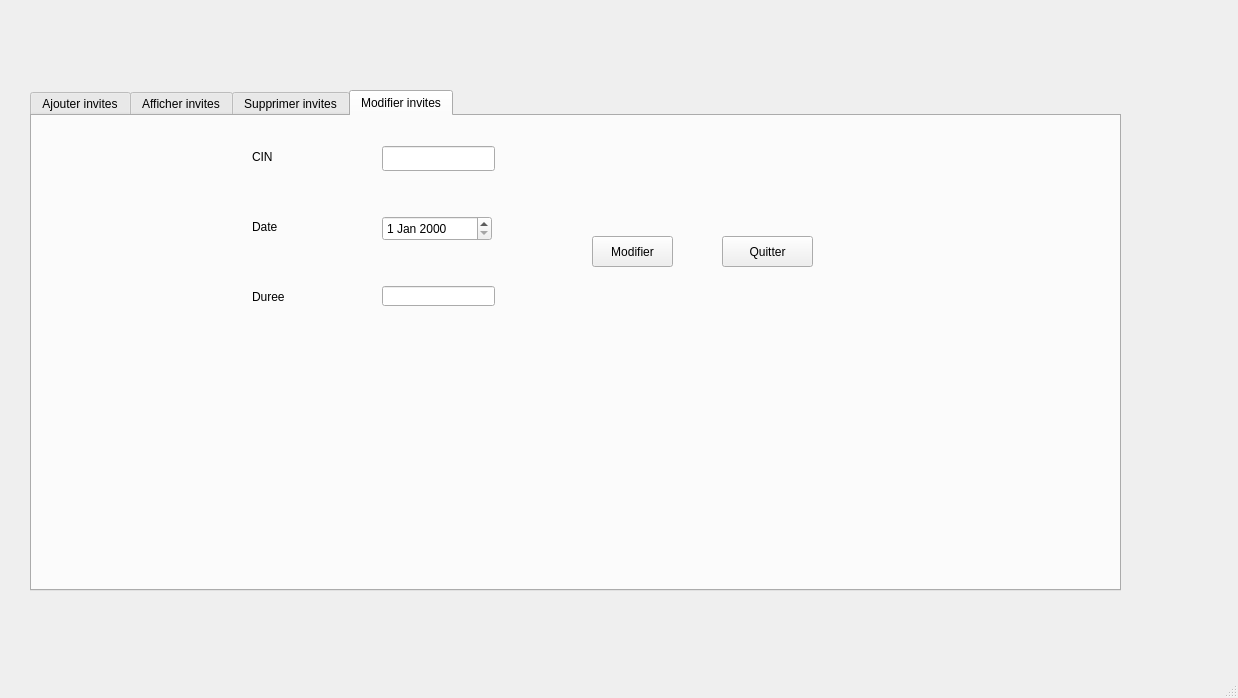
<?xml version="1.0" encoding="UTF-8"?>
<ui version="4.0">
 <class>MainWindow</class>
 <widget class="QMainWindow" name="MainWindow">
  <property name="geometry">
   <rect>
    <x>0</x>
    <y>0</y>
    <width>1238</width>
    <height>698</height>
   </rect>
  </property>
  <property name="windowTitle">
   <string>MainWindow</string>
  </property>
  <widget class="QWidget" name="centralwidget">
   <widget class="QTabWidget" name="tabWidget">
    <property name="geometry">
     <rect>
      <x>30</x>
      <y>90</y>
      <width>1091</width>
      <height>501</height>
     </rect>
    </property>
    <property name="currentIndex">
     <number>3</number>
    </property>
    <widget class="QWidget" name="Ajouter_invites">
     <attribute name="title">
      <string>Ajouter invites</string>
     </attribute>
     <widget class="QLineEdit" name="le_cin">
      <property name="geometry">
       <rect>
        <x>170</x>
        <y>40</y>
        <width>113</width>
        <height>20</height>
       </rect>
      </property>
     </widget>
     <widget class="QDateEdit" name="la_date">
      <property name="geometry">
       <rect>
        <x>180</x>
        <y>190</y>
        <width>110</width>
        <height>25</height>
       </rect>
      </property>
     </widget>
     <widget class="QLineEdit" name="Num_tel">
      <property name="geometry">
       <rect>
        <x>180</x>
        <y>230</y>
        <width>113</width>
        <height>20</height>
       </rect>
      </property>
     </widget>
     <widget class="QLabel" name="label_date">
      <property name="geometry">
       <rect>
        <x>40</x>
        <y>190</y>
        <width>51</width>
        <height>21</height>
       </rect>
      </property>
      <property name="text">
       <string>Date</string>
      </property>
     </widget>
     <widget class="QLabel" name="label_metier">
      <property name="geometry">
       <rect>
        <x>40</x>
        <y>160</y>
        <width>71</width>
        <height>21</height>
       </rect>
      </property>
      <property name="text">
       <string>Metier</string>
      </property>
     </widget>
     <widget class="QLabel" name="label_Nom">
      <property name="geometry">
       <rect>
        <x>40</x>
        <y>80</y>
        <width>51</width>
        <height>21</height>
       </rect>
      </property>
      <property name="text">
       <string>Nom</string>
      </property>
     </widget>
     <widget class="QPushButton" name="ajouter">
      <property name="geometry">
       <rect>
        <x>390</x>
        <y>180</y>
        <width>81</width>
        <height>31</height>
       </rect>
      </property>
      <property name="text">
       <string>Ajouter</string>
      </property>
     </widget>
     <widget class="QLineEdit" name="mail">
      <property name="geometry">
       <rect>
        <x>180</x>
        <y>270</y>
        <width>113</width>
        <height>20</height>
       </rect>
      </property>
     </widget>
     <widget class="QLabel" name="label_cin">
      <property name="geometry">
       <rect>
        <x>40</x>
        <y>40</y>
        <width>71</width>
        <height>21</height>
       </rect>
      </property>
      <property name="text">
       <string>CIN</string>
      </property>
     </widget>
     <widget class="QLabel" name="label_prenom">
      <property name="geometry">
       <rect>
        <x>30</x>
        <y>120</y>
        <width>61</width>
        <height>21</height>
       </rect>
      </property>
      <property name="text">
       <string>Prénom</string>
      </property>
     </widget>
     <widget class="QLineEdit" name="le_nom">
      <property name="geometry">
       <rect>
        <x>170</x>
        <y>70</y>
        <width>113</width>
        <height>20</height>
       </rect>
      </property>
     </widget>
     <widget class="QLineEdit" name="le_metier">
      <property name="geometry">
       <rect>
        <x>170</x>
        <y>150</y>
        <width>113</width>
        <height>20</height>
       </rect>
      </property>
     </widget>
     <widget class="QLineEdit" name="le_prenom">
      <property name="geometry">
       <rect>
        <x>170</x>
        <y>110</y>
        <width>113</width>
        <height>20</height>
       </rect>
      </property>
     </widget>
     <widget class="QLabel" name="label_Num_tel">
      <property name="geometry">
       <rect>
        <x>40</x>
        <y>230</y>
        <width>61</width>
        <height>21</height>
       </rect>
      </property>
      <property name="text">
       <string>Num_tel</string>
      </property>
     </widget>
     <widget class="QLabel" name="label_Mail">
      <property name="geometry">
       <rect>
        <x>40</x>
        <y>270</y>
        <width>61</width>
        <height>21</height>
       </rect>
      </property>
      <property name="text">
       <string>Mail</string>
      </property>
     </widget>
     <widget class="QLineEdit" name="la_duree">
      <property name="geometry">
       <rect>
        <x>180</x>
        <y>320</y>
        <width>113</width>
        <height>20</height>
       </rect>
      </property>
     </widget>
     <widget class="QLabel" name="label_Duree">
      <property name="geometry">
       <rect>
        <x>40</x>
        <y>330</y>
        <width>61</width>
        <height>21</height>
       </rect>
      </property>
      <property name="text">
       <string>Duree</string>
      </property>
     </widget>
     <widget class="QPushButton" name="quitter_ajout">
      <property name="geometry">
       <rect>
        <x>530</x>
        <y>180</y>
        <width>91</width>
        <height>31</height>
       </rect>
      </property>
      <property name="text">
       <string>Quitter</string>
      </property>
     </widget>
    </widget>
    <widget class="QWidget" name="Afficher_invites">
     <attribute name="title">
      <string>Afficher invites</string>
     </attribute>
     <widget class="QTableView" name="afficher">
      <property name="geometry">
       <rect>
        <x>20</x>
        <y>10</y>
        <width>1041</width>
        <height>471</height>
       </rect>
      </property>
     </widget>
    </widget>
    <widget class="QWidget" name="Supprimer_invites">
     <attribute name="title">
      <string>Supprimer invites</string>
     </attribute>
     <widget class="QLineEdit" name="le_cin_supp">
      <property name="geometry">
       <rect>
        <x>210</x>
        <y>50</y>
        <width>113</width>
        <height>20</height>
       </rect>
      </property>
     </widget>
     <widget class="QPushButton" name="supprimer">
      <property name="geometry">
       <rect>
        <x>440</x>
        <y>50</y>
        <width>91</width>
        <height>31</height>
       </rect>
      </property>
      <property name="text">
       <string>Supprimer</string>
      </property>
     </widget>
     <widget class="QLabel" name="label_cin_supp">
      <property name="geometry">
       <rect>
        <x>80</x>
        <y>50</y>
        <width>71</width>
        <height>21</height>
       </rect>
      </property>
      <property name="text">
       <string>CIN</string>
      </property>
     </widget>
     <widget class="QPushButton" name="quitter_supp">
      <property name="geometry">
       <rect>
        <x>230</x>
        <y>120</y>
        <width>91</width>
        <height>31</height>
       </rect>
      </property>
      <property name="text">
       <string>Quitter</string>
      </property>
     </widget>
    </widget>
    <widget class="QWidget" name="Modifier_invites">
     <attribute name="title">
      <string>Modifier invites</string>
     </attribute>
     <widget class="QLabel" name="label_cin_modif">
      <property name="geometry">
       <rect>
        <x>220</x>
        <y>30</y>
        <width>71</width>
        <height>21</height>
       </rect>
      </property>
      <property name="text">
       <string>CIN</string>
      </property>
     </widget>
     <widget class="QLabel" name="label_Mail_modif">
      <property name="geometry">
       <rect>
        <x>220</x>
        <y>170</y>
        <width>61</width>
        <height>21</height>
       </rect>
      </property>
      <property name="text">
       <string>Duree</string>
      </property>
     </widget>
     <widget class="QDateEdit" name="la_date_modif">
      <property name="geometry">
       <rect>
        <x>350</x>
        <y>100</y>
        <width>110</width>
        <height>25</height>
       </rect>
      </property>
     </widget>
     <widget class="QPushButton" name="modifier">
      <property name="geometry">
       <rect>
        <x>560</x>
        <y>120</y>
        <width>81</width>
        <height>31</height>
       </rect>
      </property>
      <property name="text">
       <string>Modifier</string>
      </property>
     </widget>
     <widget class="QLineEdit" name="la_duree_modif">
      <property name="geometry">
       <rect>
        <x>350</x>
        <y>170</y>
        <width>113</width>
        <height>20</height>
       </rect>
      </property>
     </widget>
     <widget class="QLabel" name="label_date_modif">
      <property name="geometry">
       <rect>
        <x>220</x>
        <y>100</y>
        <width>51</width>
        <height>21</height>
       </rect>
      </property>
      <property name="text">
       <string>Date</string>
      </property>
     </widget>
     <widget class="QLineEdit" name="le_cin_modif">
      <property name="geometry">
       <rect>
        <x>350</x>
        <y>30</y>
        <width>113</width>
        <height>25</height>
       </rect>
      </property>
     </widget>
     <widget class="QPushButton" name="quitter_modif">
      <property name="geometry">
       <rect>
        <x>690</x>
        <y>120</y>
        <width>91</width>
        <height>31</height>
       </rect>
      </property>
      <property name="text">
       <string>Quitter</string>
      </property>
     </widget>
    </widget>
   </widget>
  </widget>
  <widget class="QMenuBar" name="menubar">
   <property name="geometry">
    <rect>
     <x>0</x>
     <y>0</y>
     <width>1238</width>
     <height>30</height>
    </rect>
   </property>
  </widget>
  <widget class="QStatusBar" name="statusbar"/>
 </widget>
 <resources/>
 <connections/>
</ui>
